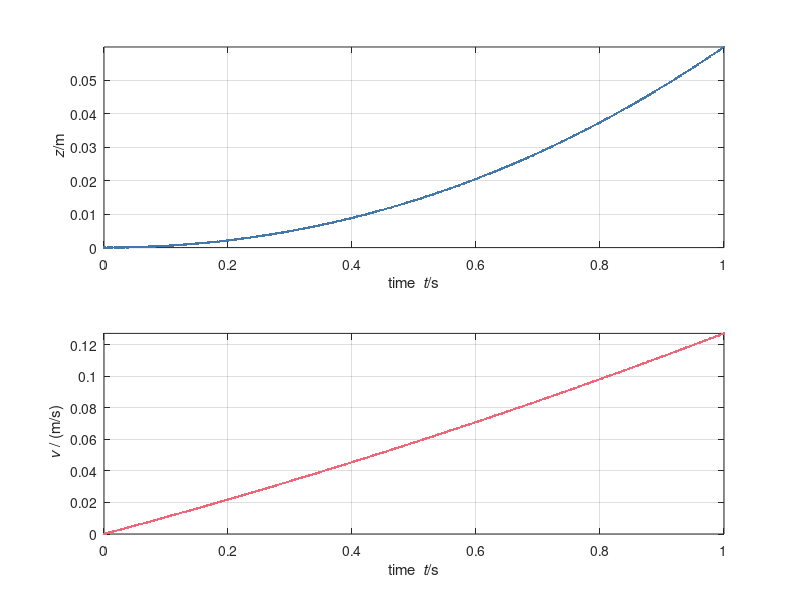

This chart was generated by the following MATLAB code:
%%% Numerical simulation of rocket propulsion
%% Coordinates (t, z)

%% Constants
m = 7.9e5;    % kg: rocket mass without fuel
rho = 0.22;   % kg/mol: fuel molar mass
delta = 0.5;  % mol/m^3: fuel molar density
A = 50;       % m^2: nozzle area
g = 9.8;      % kg: free-fall acceleration
C = 13;       % N/(m/s)^2: total drag coeff.


%% Initial conditions. State: (z, v, Nb)
t = 0;       % s: initial time
z = 0;       % m: altitude of control volume
v = 0;       % m/s: velocity of control volume
Nb = 9.8e6;  % mol: amount of fuel

%% Boundary conditions
J = -6e4;          % mol/s: matter influx at nozzle
patm = 1e5;        % N/m^2: atmospheric pressure
p = 5e4;           % N/m^2: pressure at nozzle
Fatm = -A * patm;  % N: force on rocket surface
Sigma = A * p;     % N: stress tensor at nozzle

%% Time-iteration parameters
t1 = 1;     % s: final time
dt = 0.0001;  % s: time step %@

%% Plotting
dtplot = t1/360;  % time interval between plots
tplot = dtplot;   % time for next plot
figure
subplot(2, 1, 1); plot(t, z, '.', 'color', '#4477AA')
xlim([0, t1])
xlabel('time {\it t}/s'); ylabel('{\it z}/m')
axis('tight'); grid on; hold on
subplot(2, 1, 2); plot(t, v, '.', 'color', '#EE6677')
xlim([0, t1])
xlabel('time {\it t}/s'); ylabel('{\it v} / (m/s)')
axis('tight'); grid on; hold on %@

%% Numerical time integration
while t < t1 && Nb > 0 % '&&' means 'and'
  %% constitutive relations
  P = (m + rho * Nb) * v;
  vb = v + J / (A * delta); % needed to calculate F
  Fair = Fatm - C * abs(v) * v;
  Fnoz = Sigma + J * rho * vb;
  F = Fair + Fnoz;
  G = -(m + rho * Nb) * g;

  %% step forward in time with balance laws
  t = t + dt;
  Nb = Nb + J * dt;
  P = P + (F + G) * dt;
  z = z + v * dt;

  %% constitutive relations: calculate state
  v = P / (m + rho * Nb); %@

  %% plot
  if t > tplot
    subplot(2, 1, 1); plot(t, z, '.', 'color', '#4477AA')
    subplot(2, 1, 2); plot(t, v, '.', 'color', '#EE6677')
    pause(0)
    tplot = tplot + dtplot;
  end %@
end
